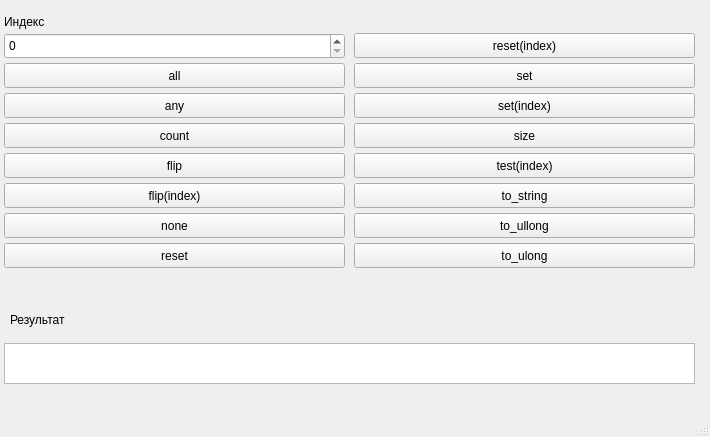
<?xml version="1.0" encoding="UTF-8"?>
<ui version="4.0">
 <class>MainWindow</class>
 <widget class="QMainWindow" name="MainWindow">
  <property name="geometry">
   <rect>
    <x>0</x>
    <y>0</y>
    <width>710</width>
    <height>437</height>
   </rect>
  </property>
  <property name="windowTitle">
   <string>MainWindow</string>
  </property>
  <widget class="QWidget" name="centralwidget">
   <widget class="QPushButton" name="pushButton">
    <property name="geometry">
     <rect>
      <x>4</x>
      <y>63</y>
      <width>341</width>
      <height>25</height>
     </rect>
    </property>
    <property name="text">
     <string>all</string>
    </property>
   </widget>
   <widget class="QPushButton" name="pushButton_2">
    <property name="geometry">
     <rect>
      <x>4</x>
      <y>93</y>
      <width>341</width>
      <height>25</height>
     </rect>
    </property>
    <property name="text">
     <string>any</string>
    </property>
   </widget>
   <widget class="QPushButton" name="pushButton_3">
    <property name="geometry">
     <rect>
      <x>4</x>
      <y>123</y>
      <width>341</width>
      <height>25</height>
     </rect>
    </property>
    <property name="text">
     <string>count</string>
    </property>
   </widget>
   <widget class="QPushButton" name="pushButton_4">
    <property name="geometry">
     <rect>
      <x>4</x>
      <y>153</y>
      <width>341</width>
      <height>25</height>
     </rect>
    </property>
    <property name="text">
     <string>flip</string>
    </property>
   </widget>
   <widget class="QPushButton" name="pushButton_5">
    <property name="geometry">
     <rect>
      <x>4</x>
      <y>183</y>
      <width>341</width>
      <height>25</height>
     </rect>
    </property>
    <property name="text">
     <string>flip(index)</string>
    </property>
   </widget>
   <widget class="QPushButton" name="pushButton_6">
    <property name="geometry">
     <rect>
      <x>4</x>
      <y>213</y>
      <width>341</width>
      <height>25</height>
     </rect>
    </property>
    <property name="text">
     <string>none</string>
    </property>
   </widget>
   <widget class="QPushButton" name="pushButton_7">
    <property name="geometry">
     <rect>
      <x>4</x>
      <y>243</y>
      <width>341</width>
      <height>25</height>
     </rect>
    </property>
    <property name="text">
     <string>reset</string>
    </property>
   </widget>
   <widget class="QPushButton" name="pushButton_8">
    <property name="geometry">
     <rect>
      <x>354</x>
      <y>33</y>
      <width>341</width>
      <height>25</height>
     </rect>
    </property>
    <property name="text">
     <string>reset(index)</string>
    </property>
   </widget>
   <widget class="QPushButton" name="pushButton_9">
    <property name="geometry">
     <rect>
      <x>354</x>
      <y>63</y>
      <width>341</width>
      <height>25</height>
     </rect>
    </property>
    <property name="text">
     <string>set</string>
    </property>
   </widget>
   <widget class="QPushButton" name="pushButton_10">
    <property name="geometry">
     <rect>
      <x>354</x>
      <y>93</y>
      <width>341</width>
      <height>25</height>
     </rect>
    </property>
    <property name="text">
     <string>set(index)</string>
    </property>
   </widget>
   <widget class="QSpinBox" name="spinBox_2">
    <property name="geometry">
     <rect>
      <x>4</x>
      <y>33</y>
      <width>341</width>
      <height>26</height>
     </rect>
    </property>
   </widget>
   <widget class="QLabel" name="label_2">
    <property name="geometry">
     <rect>
      <x>4</x>
      <y>13</y>
      <width>141</width>
      <height>17</height>
     </rect>
    </property>
    <property name="text">
     <string>Индекс</string>
    </property>
   </widget>
   <widget class="QPushButton" name="pushButton_11">
    <property name="geometry">
     <rect>
      <x>354</x>
      <y>183</y>
      <width>341</width>
      <height>25</height>
     </rect>
    </property>
    <property name="text">
     <string>to_string</string>
    </property>
   </widget>
   <widget class="QPushButton" name="pushButton_12">
    <property name="geometry">
     <rect>
      <x>354</x>
      <y>153</y>
      <width>341</width>
      <height>25</height>
     </rect>
    </property>
    <property name="text">
     <string>test(index)</string>
    </property>
   </widget>
   <widget class="QPushButton" name="pushButton_13">
    <property name="geometry">
     <rect>
      <x>354</x>
      <y>123</y>
      <width>341</width>
      <height>25</height>
     </rect>
    </property>
    <property name="text">
     <string>size</string>
    </property>
   </widget>
   <widget class="QPushButton" name="pushButton_14">
    <property name="geometry">
     <rect>
      <x>354</x>
      <y>213</y>
      <width>341</width>
      <height>25</height>
     </rect>
    </property>
    <property name="text">
     <string>to_ullong</string>
    </property>
   </widget>
   <widget class="QPushButton" name="pushButton_15">
    <property name="geometry">
     <rect>
      <x>354</x>
      <y>243</y>
      <width>341</width>
      <height>25</height>
     </rect>
    </property>
    <property name="text">
     <string>to_ulong</string>
    </property>
   </widget>
   <widget class="QPlainTextEdit" name="plainTextEdit">
    <property name="geometry">
     <rect>
      <x>4</x>
      <y>343</y>
      <width>691</width>
      <height>41</height>
     </rect>
    </property>
   </widget>
   <widget class="QLabel" name="label_3">
    <property name="geometry">
     <rect>
      <x>10</x>
      <y>310</y>
      <width>81</width>
      <height>20</height>
     </rect>
    </property>
    <property name="text">
     <string>Результат</string>
    </property>
   </widget>
  </widget>
  <widget class="QMenuBar" name="menubar">
   <property name="geometry">
    <rect>
     <x>0</x>
     <y>0</y>
     <width>710</width>
     <height>22</height>
    </rect>
   </property>
  </widget>
  <widget class="QStatusBar" name="statusbar"/>
 </widget>
 <resources/>
 <connections/>
</ui>
